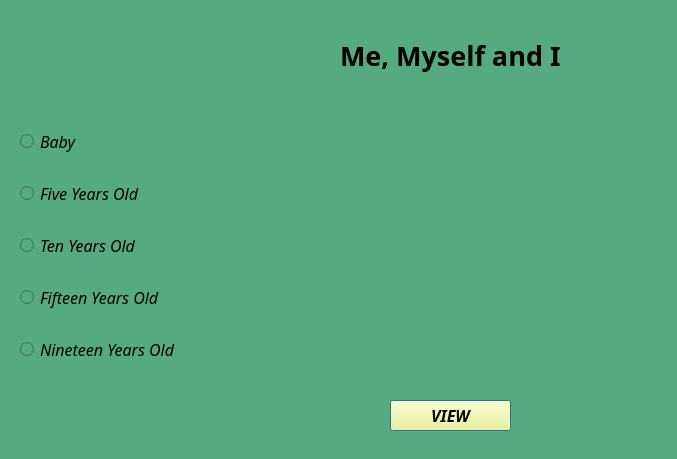
<?xml version="1.0" encoding="UTF-8"?>
<ui version="4.0">
 <class>myselfDialog</class>
 <widget class="QDialog" name="myselfDialog">
  <property name="geometry">
   <rect>
    <x>0</x>
    <y>0</y>
    <width>677</width>
    <height>459</height>
   </rect>
  </property>
  <property name="windowTitle">
   <string>Dialog</string>
  </property>
  <property name="styleSheet">
   <string notr="true">background-color: rgb(85, 170, 127);</string>
  </property>
  <widget class="QPushButton" name="mviewButton">
   <property name="geometry">
    <rect>
     <x>390</x>
     <y>400</y>
     <width>121</width>
     <height>31</height>
    </rect>
   </property>
   <property name="font">
    <font>
     <family>Century Gothic</family>
     <pointsize>12</pointsize>
     <weight>75</weight>
     <italic>true</italic>
     <bold>true</bold>
    </font>
   </property>
   <property name="styleSheet">
    <string notr="true">background-color: rgb(255, 255, 127);</string>
   </property>
   <property name="text">
    <string>VIEW</string>
   </property>
  </widget>
  <widget class="QLabel" name="myselflabel">
   <property name="geometry">
    <rect>
     <x>340</x>
     <y>30</y>
     <width>241</width>
     <height>51</height>
    </rect>
   </property>
   <property name="font">
    <font>
     <family>Cinzel</family>
     <pointsize>20</pointsize>
     <weight>75</weight>
     <bold>true</bold>
    </font>
   </property>
   <property name="text">
    <string>Me, Myself and I</string>
   </property>
  </widget>
  <widget class="QLabel" name="babylabel">
   <property name="geometry">
    <rect>
     <x>250</x>
     <y>100</y>
     <width>111</width>
     <height>91</height>
    </rect>
   </property>
   <property name="text">
    <string/>
   </property>
  </widget>
  <widget class="QLabel" name="fyolabel">
   <property name="geometry">
    <rect>
     <x>520</x>
     <y>90</y>
     <width>121</width>
     <height>101</height>
    </rect>
   </property>
   <property name="text">
    <string/>
   </property>
  </widget>
  <widget class="QLabel" name="tyolabel">
   <property name="geometry">
    <rect>
     <x>380</x>
     <y>190</y>
     <width>121</width>
     <height>91</height>
    </rect>
   </property>
   <property name="text">
    <string/>
   </property>
  </widget>
  <widget class="QLabel" name="fiyolabel">
   <property name="geometry">
    <rect>
     <x>240</x>
     <y>290</y>
     <width>111</width>
     <height>91</height>
    </rect>
   </property>
   <property name="text">
    <string/>
   </property>
  </widget>
  <widget class="QLabel" name="nyolabel">
   <property name="geometry">
    <rect>
     <x>510</x>
     <y>280</y>
     <width>121</width>
     <height>101</height>
    </rect>
   </property>
   <property name="text">
    <string/>
   </property>
  </widget>
  <widget class="QWidget" name="">
   <property name="geometry">
    <rect>
     <x>20</x>
     <y>110</y>
     <width>191</width>
     <height>271</height>
    </rect>
   </property>
   <layout class="QVBoxLayout" name="verticalLayout">
    <item>
     <widget class="QRadioButton" name="babyradio">
      <property name="font">
       <font>
        <family>Century Gothic</family>
        <pointsize>12</pointsize>
        <italic>true</italic>
       </font>
      </property>
      <property name="text">
       <string>Baby</string>
      </property>
     </widget>
    </item>
    <item>
     <widget class="QRadioButton" name="fyoradio">
      <property name="font">
       <font>
        <family>Century Gothic</family>
        <pointsize>12</pointsize>
        <italic>true</italic>
       </font>
      </property>
      <property name="text">
       <string>Five Years Old</string>
      </property>
     </widget>
    </item>
    <item>
     <widget class="QRadioButton" name="tyoradio">
      <property name="font">
       <font>
        <family>Century Gothic</family>
        <pointsize>12</pointsize>
        <italic>true</italic>
       </font>
      </property>
      <property name="text">
       <string>Ten Years Old</string>
      </property>
     </widget>
    </item>
    <item>
     <widget class="QRadioButton" name="fiyoradio">
      <property name="font">
       <font>
        <family>Century Gothic</family>
        <pointsize>12</pointsize>
        <italic>true</italic>
       </font>
      </property>
      <property name="text">
       <string>Fifteen Years Old</string>
      </property>
     </widget>
    </item>
    <item>
     <widget class="QRadioButton" name="nyoradio">
      <property name="font">
       <font>
        <family>Century Gothic</family>
        <pointsize>12</pointsize>
        <italic>true</italic>
       </font>
      </property>
      <property name="text">
       <string>Nineteen Years Old</string>
      </property>
     </widget>
    </item>
   </layout>
  </widget>
 </widget>
 <resources/>
 <connections/>
</ui>
